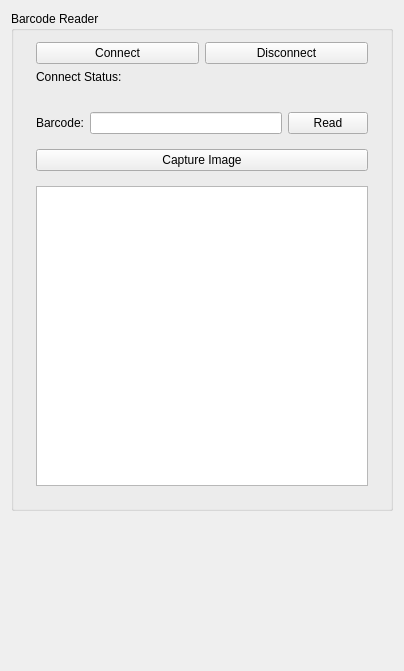
<?xml version="1.0" encoding="UTF-8"?>
<ui version="4.0">
 <class>DecoderWidgetClass</class>
 <widget class="QWidget" name="DecoderWidgetClass">
  <property name="geometry">
   <rect>
    <x>0</x>
    <y>0</y>
    <width>404</width>
    <height>671</height>
   </rect>
  </property>
  <property name="windowTitle">
   <string>DecoderWidget</string>
  </property>
  <layout class="QVBoxLayout" name="verticalLayout">
   <item>
    <widget class="QGroupBox" name="groupBox">
     <property name="title">
      <string>Barcode Reader</string>
     </property>
     <layout class="QVBoxLayout" name="verticalLayout_2">
      <item>
       <widget class="QWidget" name="widget_2" native="true">
        <property name="minimumSize">
         <size>
          <width>0</width>
          <height>0</height>
         </size>
        </property>
        <layout class="QVBoxLayout" name="verticalLayout_3">
         <property name="topMargin">
          <number>0</number>
         </property>
         <item>
          <layout class="QHBoxLayout" name="horizontalLayout">
           <item>
            <widget class="QPushButton" name="btn_connect">
             <property name="text">
              <string>Connect</string>
             </property>
            </widget>
           </item>
           <item>
            <widget class="QPushButton" name="btn_disconnect">
             <property name="text">
              <string>Disconnect</string>
             </property>
            </widget>
           </item>
          </layout>
         </item>
         <item>
          <layout class="QHBoxLayout" name="horizontalLayout_6" stretch="0,1">
           <property name="spacing">
            <number>15</number>
           </property>
           <item>
            <widget class="QLabel" name="label_2">
             <property name="text">
              <string>Connect Status:</string>
             </property>
            </widget>
           </item>
           <item>
            <widget class="QLabel" name="status">
             <property name="font">
              <font>
               <bold>true</bold>
              </font>
             </property>
             <property name="text">
              <string/>
             </property>
            </widget>
           </item>
          </layout>
         </item>
        </layout>
       </widget>
      </item>
      <item>
       <widget class="QWidget" name="widget" native="true">
        <layout class="QGridLayout" name="gridLayout">
         <property name="verticalSpacing">
          <number>15</number>
         </property>
         <item row="0" column="0">
          <widget class="QLabel" name="label">
           <property name="text">
            <string>Barcode:</string>
           </property>
          </widget>
         </item>
         <item row="0" column="1">
          <widget class="QLineEdit" name="lineEdit_barcode">
           <property name="sizePolicy">
            <sizepolicy hsizetype="Expanding" vsizetype="Preferred">
             <horstretch>0</horstretch>
             <verstretch>0</verstretch>
            </sizepolicy>
           </property>
          </widget>
         </item>
         <item row="1" column="0" colspan="3">
          <widget class="QPushButton" name="btn_captureImage">
           <property name="text">
            <string>Capture Image</string>
           </property>
          </widget>
         </item>
         <item row="0" column="2">
          <widget class="QPushButton" name="btn_read">
           <property name="text">
            <string>Read</string>
           </property>
          </widget>
         </item>
         <item row="2" column="0" colspan="3">
          <widget class="QGraphicsView" name="graphicsView">
           <property name="minimumSize">
            <size>
             <width>0</width>
             <height>300</height>
            </size>
           </property>
          </widget>
         </item>
        </layout>
       </widget>
      </item>
     </layout>
    </widget>
   </item>
   <item>
    <spacer name="verticalSpacer">
     <property name="orientation">
      <enum>Qt::Vertical</enum>
     </property>
     <property name="sizeHint" stdset="0">
      <size>
       <width>20</width>
       <height>160</height>
      </size>
     </property>
    </spacer>
   </item>
  </layout>
 </widget>
 <layoutdefault spacing="6" margin="11"/>
 <resources/>
 <connections/>
</ui>
